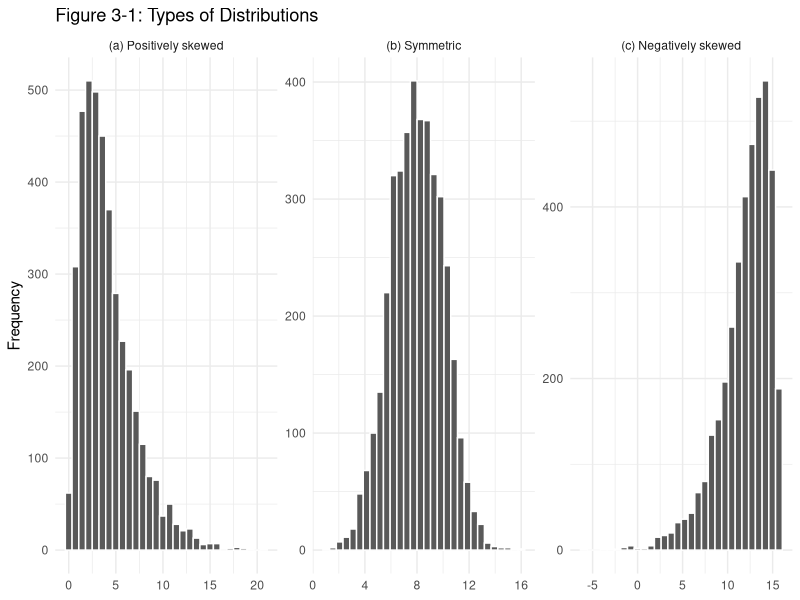
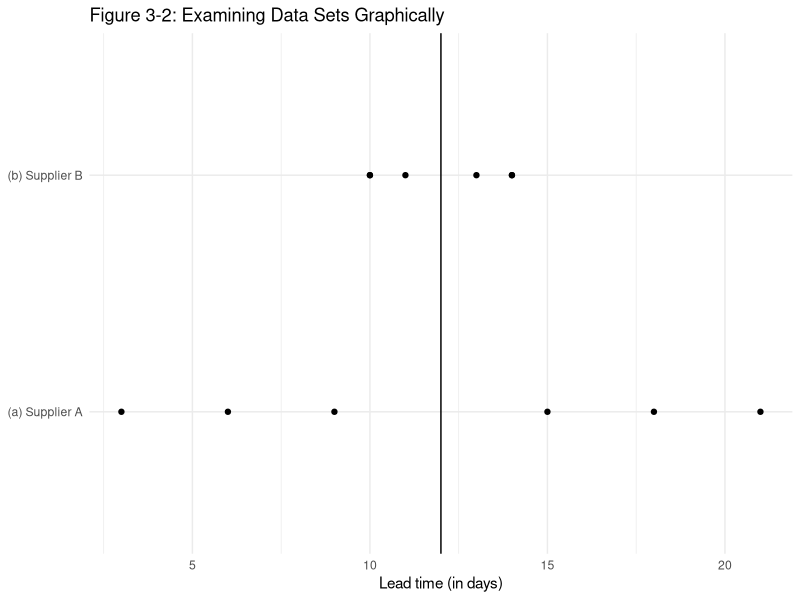
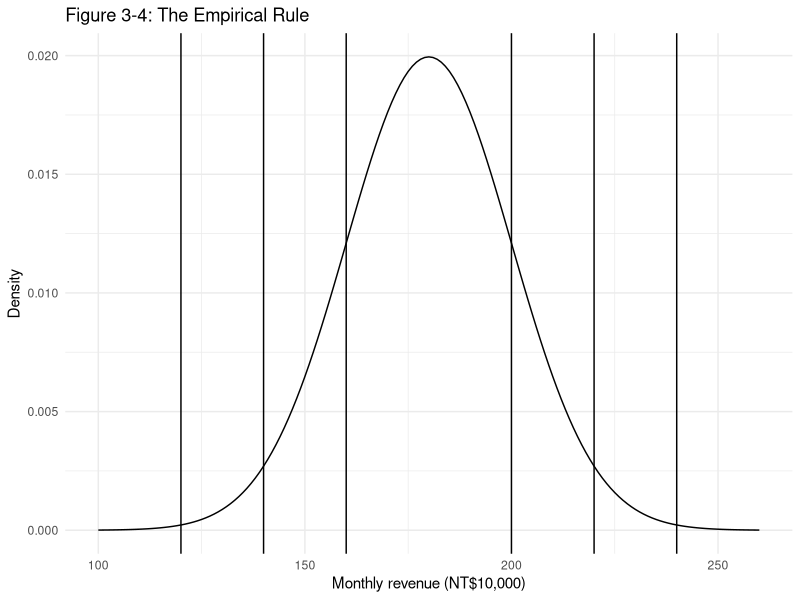
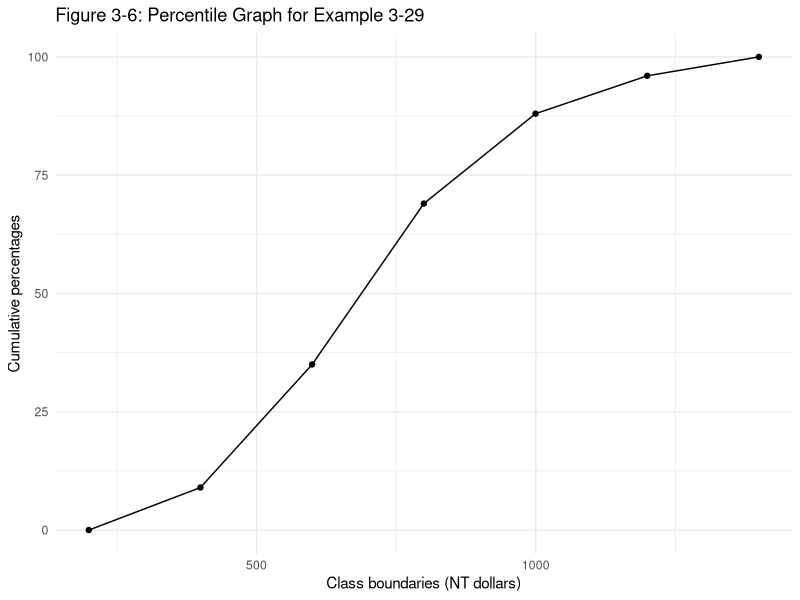
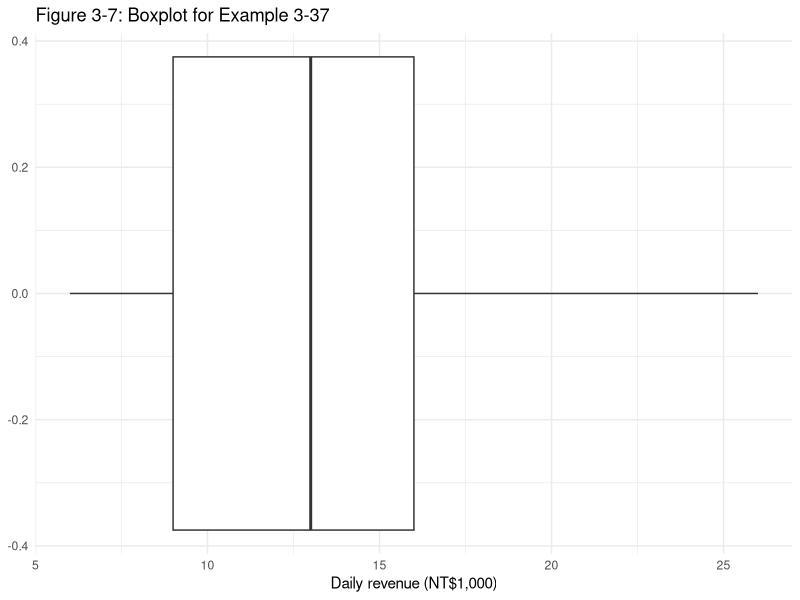
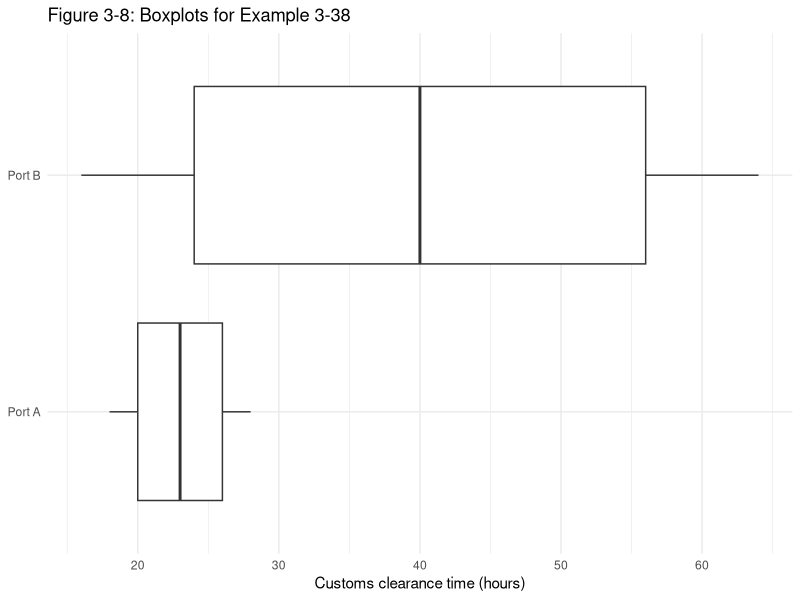

Write R code to recreate these figures, in order.
## ---- chunk 1
library(tidyverse)
theme_set(theme_minimal())
## ---- chunk 2
coffee_revenue <- c(2.8, 3.5, 4.1, 2.6, 5.0, 3.9, 4.4, 3.2, 4.7)

sum(coffee_revenue)
mean(coffee_revenue)
## ---- chunk 3
export_value <- c(486, 512, 545, 578, 614)

sum(export_value)
mean(export_value)
## ---- chunk 4
f  <- c(8, 7, 5, 3, 2)
Xm <- c(12, 17, 22, 27, 32)

f * Xm
## ---- chunk 5
sum(f)
sum(f * Xm)
sum(f * Xm) / sum(f)
## ---- chunk 6
mrt_passengers <- c(42, 57, 38, 61, 49, 55, 44)

sort(mrt_passengers)
length(mrt_passengers)
median(mrt_passengers)
## ---- chunk 7
containers_teu <- c(146, 133, 171, 119, 154, 126, 162, 140)

sort(containers_teu)
length(containers_teu)
median(containers_teu)
## ---- chunk 8
delivery_time <- c(32, 28, 35, 28, 41, 37, 26)

sort(delivery_time)
table(delivery_time)
## ---- chunk 9
pickers <- c(18, 18, 18, 18, 18,
             21, 23, 23, 23, 24,
             23, 25, 26, 25, 23)

table(pickers)
## ---- chunk 10
hotel_rating <- c(4.3, 3.8, 4.6, 3.5, 4.1, 3.9, 4.8, 4.2)

table(hotel_rating)
max(table(hotel_rating))
## ---- chunk 11
f
max(f)
## ---- chunk 12
data.frame(method = c("Credit card", "Mobile payment", "Cash",
                      "Store credit", "Bank transfer"),
           number = c(214, 168, 95, 32, 11))
## ---- chunk 13
salary <- c(180000, 72000, 48000, 35000, 35000)

mean(salary)
median(salary)
table(salary)
## ---- chunk 14
cancellations <- c(6, 41, 97, 112, 58)

min(cancellations)
max(cancellations)
(min(cancellations) + max(cancellations)) / 2
## ---- chunk 15
containers_loaded <- c(318, 742, 906, 455, 264)

min(containers_loaded)
max(containers_loaded)
(min(containers_loaded) + max(containers_loaded)) / 2
## ---- chunk 16
credits      <- c(4, 3, 3, 2)
grade_points <- c(4, 3, 2, 3)

sum(credits * grade_points) / sum(credits)
## ---- chunk 17
set.seed(2026)
shapes <- data.frame(
  shape = rep(c("(a) Positively skewed", "(b) Symmetric", "(c) Negatively skewed"),
              each = 4000),
  value = c(rgamma(4000, 2, 0.5), rnorm(4000, 8, 2), 16 - rgamma(4000, 2, 0.5))
)
## ---- chunk 18
ggplot(shapes, aes(value)) +
  geom_histogram(bins = 30, color = "white") +
  facet_wrap(~ shape, scales = "free") +
  labs(title = "Figure 3-1: Types of Distributions", x = NULL, y = "Frequency")
## ---- chunk 19
supplier_a <- c(9, 21, 3, 15, 6, 18)
supplier_b <- c(14, 10, 13, 11, 14, 10)

sum(supplier_a)
mean(supplier_a)
sum(supplier_b)
mean(supplier_b)
## ---- chunk 20
lead_times <- data.frame(supplier = rep(c("(a) Supplier A", "(b) Supplier B"), each = 6),
                         days     = c(supplier_a, supplier_b))

ggplot(lead_times, aes(days, supplier)) +
  geom_point() +
  geom_vline(xintercept = 12) +
  labs(title = "Figure 3-2: Examining Data Sets Graphically",
       x = "Lead time (in days)", y = NULL)
## ---- chunk 21
max(supplier_a) - min(supplier_a)
max(supplier_b) - min(supplier_b)
## ---- chunk 22
parcels <- c(37, 62, 19, 48, 55, 41)

max(parcels) - min(parcels)
## ---- chunk 23
deviation_a <- supplier_a - mean(supplier_a)

deviation_a
deviation_a^2
sum(deviation_a^2)
## ---- chunk 24
sum(deviation_a^2) / 6
sqrt(sum(deviation_a^2) / 6)
## ---- chunk 25
deviation_b <- supplier_b - mean(supplier_b)

deviation_b
deviation_b^2
sum(deviation_b^2)
## ---- chunk 26
sum(deviation_b^2) / 6
sqrt(sum(deviation_b^2) / 6)
## ---- chunk 27
export_orders <- c(14, 50, 26, 38, 32)
deviation <- export_orders - mean(export_orders)

deviation
deviation^2
## ---- chunk 28
sum(deviation^2)
var(export_orders)
sd(export_orders)
## ---- chunk 29
sum(export_orders)
sum(export_orders^2)
(5 * 5840 - 160^2) / (5 * 4)
var(export_orders)
## ---- chunk 30
f  <- c(2, 3, 5, 4, 3, 2, 1)
Xm <- c(7, 12, 17, 22, 27, 32, 37)

f * Xm
f * Xm^2
## ---- chunk 31
sum(f)
sum(f * Xm)
sum(f * Xm^2)
(20 * 9515 - 405^2) / (20 * 19)
sqrt((20 * 9515 - 405^2) / (20 * 19))
## ---- chunk 32
52.3 / 268 * 100
41.7 / 194 * 100
## ---- chunk 33
sqrt(27.04) / 72.5 * 100
sqrt(336400) / 4850 * 100
## ---- chunk 34
containers_per_hour <- c(16, 13, 22, 10, 18, 14, 19, 16)

mean(containers_per_hour)
sd(containers_per_hour)
(max(containers_per_hour) - min(containers_per_hour)) / 4
mean(containers_per_hour) - 2 * sd(containers_per_hour)
mean(containers_per_hour) + 2 * sd(containers_per_hour)
## ---- chunk 35
(1 - 1 / 2^2) * 100
12000 - 2 * 1500
12000 + 2 * 1500
## ---- chunk 36
k <- (11.00 - 8.00) / 1.20
k
(1 - 1 / k^2) * 100
## ---- chunk 37
x <- seq(100, 260, by = 1)
curve <- data.frame(x, density = dnorm(x, 180, 20))
## ---- chunk 38
ggplot(curve, aes(x, density)) +
  geom_line() +
  geom_vline(xintercept = c(120, 140, 160, 200, 220, 240)) +
  labs(title = "Figure 3-4: The Empirical Rule",
       x = "Monthly revenue (NT$10,000)", y = "Density")
## ---- chunk 39
hourly_wage <- c(200, 185, 215, 185, 215)
raised_wage <- hourly_wage + 20

mean(hourly_wage)
sd(hourly_wage)
mean(raised_wage)
sd(raised_wage)
## ---- chunk 40
weekly_hours   <- c(18, 14, 22, 14, 22)
weekly_minutes <- weekly_hours * 60

mean(weekly_hours)
sd(weekly_hours)
mean(weekly_minutes)
sd(weekly_minutes)
## ---- chunk 41
(6.3 - 4.8) / 0.6
(6.8 - 5.4) / 0.8
## ---- chunk 42
(45000 - 52000) / 5000
(33000 - 38000) / 4000
## ---- chunk 43
f <- c(18, 52, 68, 38, 16, 8)

cumsum(f)
cumsum(f) / 200 * 100
## ---- chunk 44
percentile_points <- data.frame(boundary    = seq(199.5, 1399.5, by = 200),
                                cum_percent = cumsum(c(0, f)) / 200 * 100)

ggplot(percentile_points, aes(boundary, cum_percent)) +
  geom_line() +
  geom_point() +
  labs(title = "Figure 3-6: Percentile Graph for Example 3-29",
       x = "Class boundaries (NT dollars)", y = "Cumulative percentages")
## ---- chunk 45
returns <- c(14, 23, 9, 31, 18, 27, 12, 21, 35, 25)

sort(returns)
sum(returns < 18)
(sum(returns < 18) + 0.5) / 10 * 100
## ---- chunk 46
sum(returns < 31)
(sum(returns < 31) + 0.5) / 10 * 100
## ---- chunk 47
sort(returns)
10 * 65 / 100
sort(returns)[7]
## ---- chunk 48
10 * 30 / 100
(sort(returns)[3] + sort(returns)[4]) / 2
## ---- chunk 49
deliveries <- c(22, 27, 19, 25, 31, 24, 27, 22, 26)
sorted <- sort(deliveries)

sorted
median(sorted)
median(sorted[1:4])
median(sorted[6:9])
quantile(deliveries, c(0.25, 0.50, 0.75))
## ---- chunk 50
quantile(deliveries, c(0.25, 0.75))
IQR(deliveries)
## ---- chunk 51
tickets <- c(8, 4, 18, 12, 57, 8, 14, 18)
Q1 <- quantile(tickets, 0.25)
Q3 <- quantile(tickets, 0.75)

Q1
Q3
IQR(tickets)
Q1 - 1.5 * IQR(tickets)
Q3 + 1.5 * IQR(tickets)
## ---- chunk 52
daily_revenue <- c(14, 9, 26, 6, 16, 12, 8, 20, 16, 9)

sort(daily_revenue)
quantile(daily_revenue)
## ---- chunk 53
ggplot(data.frame(daily_revenue), aes(daily_revenue)) +
  geom_boxplot() +
  labs(title = "Figure 3-7: Boxplot for Example 3-37",
       x = "Daily revenue (NT$1,000)")
## ---- chunk 54
port_a <- c(22, 26, 20, 18, 24, 28, 20, 26)
port_b <- c(32, 56, 24, 16, 48, 64, 56, 24)

quantile(port_a, c(0.25, 0.50, 0.75))
quantile(port_b, c(0.25, 0.50, 0.75))
## ---- chunk 55
clearance <- data.frame(port  = rep(c("Port A", "Port B"), each = 8),
                        hours = c(port_a, port_b))

ggplot(clearance, aes(hours, port)) +
  geom_boxplot() +
  labs(title = "Figure 3-8: Boxplots for Example 3-38",
       x = "Customs clearance time (hours)", y = NULL)
